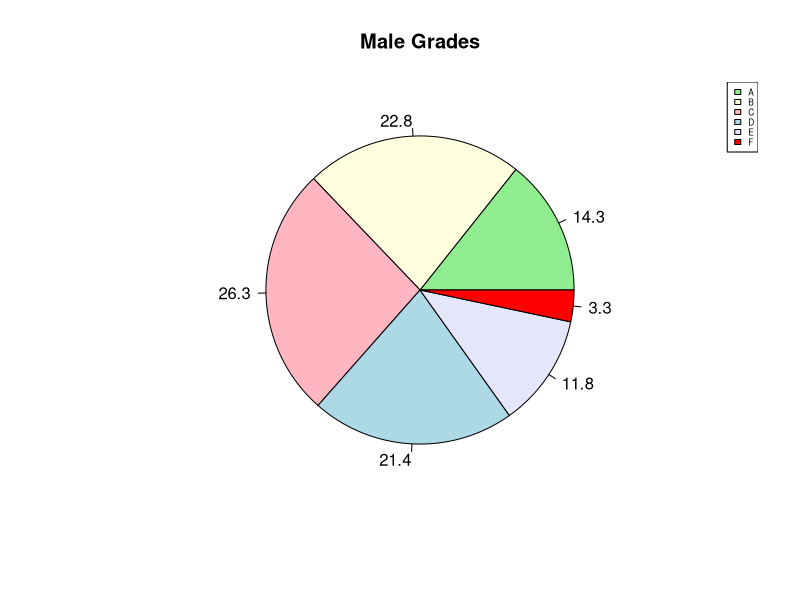
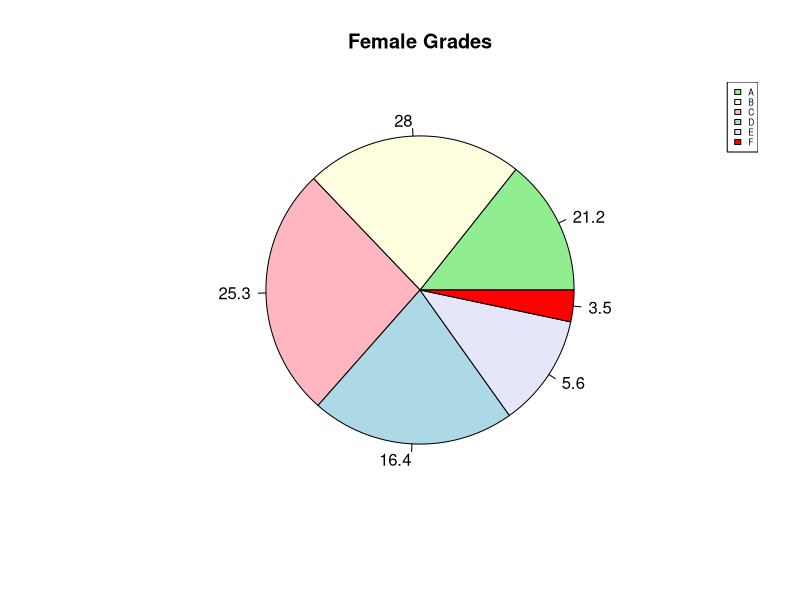

These figures' R source, in order:
library(ggplot2)
library(tidyverse)
setwd("F:/Prob_Project/Backend")

dataSet<- read.csv("StudentsPerformance.csv", header=TRUE, sep=",")


male <-  dataSet%>%
  filter(gender=="male")
female <-  dataSet%>%
  filter(gender=="female")

male <- ((male$math+male$reading+male$writing)/3)
female <- ((female$math+female$reading+female$writing)/3)

fgrades <- list()
fgrades <- NULL
for(x in female)
{
  if (x >= 81)
    fgrades <- append(fgrades, 'A')
  else if (x >= 71)
    fgrades <- append(fgrades, 'B')
  else if (x >= 61)
    fgrades <- append(fgrades, 'C')
  else if (x >= 51)
    fgrades <- append(fgrades, 'D')
  else if (x >= 41)
    fgrades <- append(fgrades, 'E')
  else
    fgrades <- append(fgrades, 'F')
}

mgrades <- list()
mgrades <- NULL
for(x in male)
{
  if (x >= 81)
    mgrades <- append(mgrades, 'A')
  else if (x >= 71)
    mgrades <- append(mgrades, 'B')
  else if (x >= 61)
    mgrades <- append(mgrades, 'C')
  else if (x >= 51)
    mgrades <- append(mgrades, 'D')
  else if (x >= 41)
    mgrades <- append(mgrades, 'E')
  else
    mgrades <- append(mgrades, 'F')
}
labels <-  c("A","B","C","D","E","F")


mgradeCount <- table(mgrades)
mgradeCount <- data.frame(rbind(mgradeCount))
mgradeCount <-c(mgradeCount$A,mgradeCount$B,mgradeCount$C,mgradeCount$D,mgradeCount$E,mgradeCount$F)
piepercent<- round(100 * mgradeCount / sum(mgradeCount), 1)
jpeg(file="assets/malePiechart.jpeg")
pie(mgradeCount,labels = piepercent,
    main = "Male Grades", col = c("lightgreen","lightyellow","lightpink","lightblue","lavender","red"))
legend("topright", c("A","B","C","D","E","F"),
       cex = 0.5, fill = c("lightgreen","lightyellow","lightpink","lightblue","lavender","red") )
dev.off()



fgradeCount <- table(fgrades)
fgradeCount <- data.frame(rbind(fgradeCount))
fgradeCount <-c(fgradeCount$A,fgradeCount$B,fgradeCount$C,fgradeCount$D,fgradeCount$E,fgradeCount$F)
piepercent<- round(100 * fgradeCount / sum(fgradeCount), 1)
jpeg(file="assets/femalePiechart.jpeg")
pie(mgradeCount,labels = piepercent,
    main = "Female Grades", col = c("lightgreen","lightyellow","lightpink","lightblue","lavender","red"))
legend("topright", c("A","B","C","D","E","F"),
       cex = 0.5, fill = c("lightgreen","lightyellow","lightpink","lightblue","lavender","red") )
dev.off()






